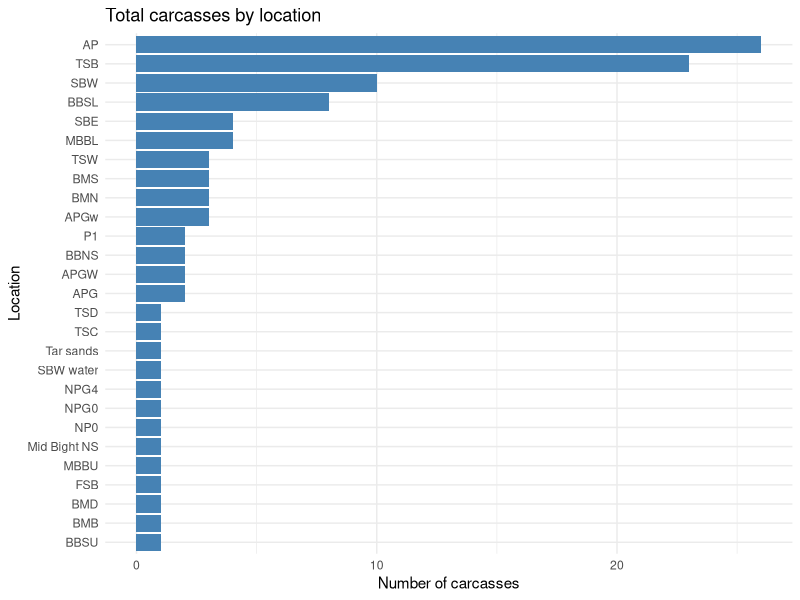
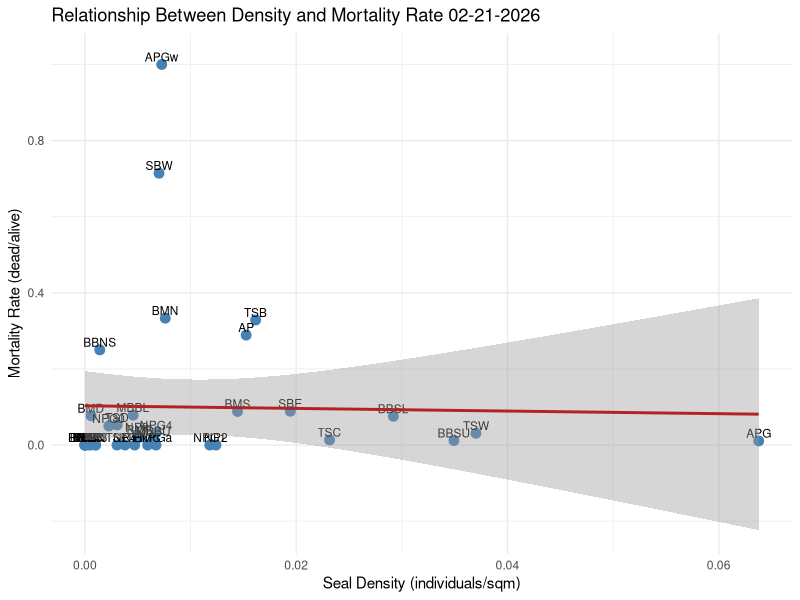
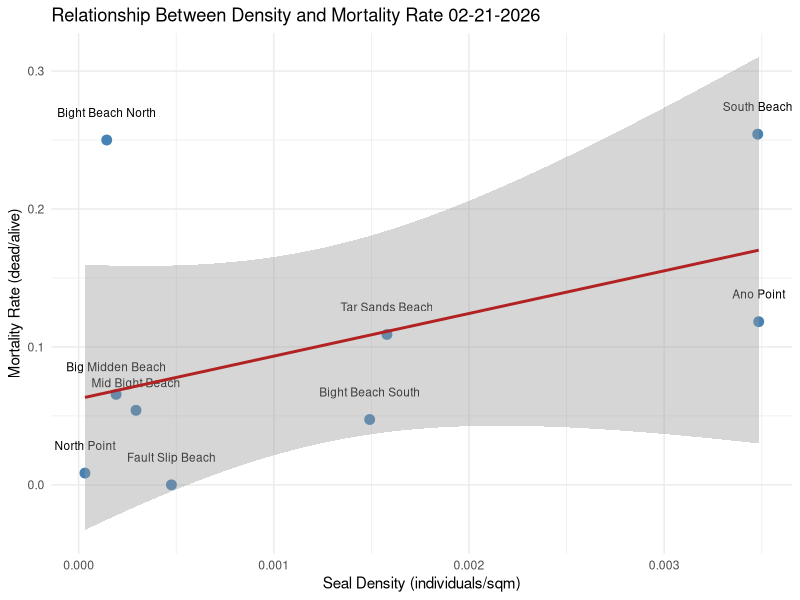
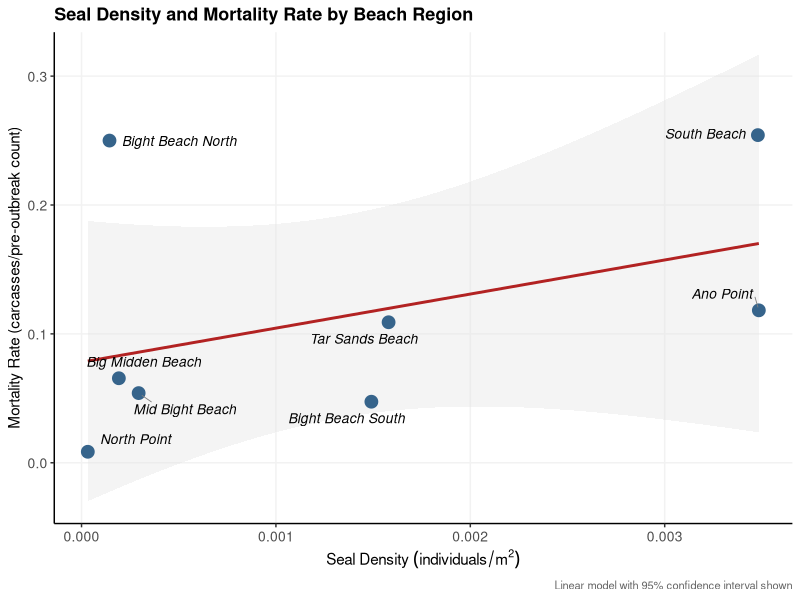

The R script that drew these images, in order:
library(tidyverse)
library(dplyr)

carcassdata<- read_csv("ML_all_carcasses_2026_April23.csv",
               quote = '"')

glimpse(carcassdata)
carcassdata |> 
  count(area, sort = TRUE) |> 
  print(n = 27)
carcassdata |> 
  count(area, sort = TRUE) |> 
  ggplot(aes(x = reorder(area, n), y = n)) +
  geom_col(fill = "steelblue") +
  coord_flip() +
  labs(
    title = "Total carcasses by location",
    x = "Location",
    y = "Number of carcasses"
  ) +
  theme_minimal()
X20210221SegementAreaCount <- read_csv("20210221SegementAreaCount.csv")

#adding in density column=individuals/area
DensityDS <- X20210221SegementAreaCount %>%
  mutate(density = NUMPOINTS / area_sqm)

view(DensityDS)

#renaming and modifing existing columns
DensityDS <- DensityDS %>% rename(number_individuals = NUMPOINTS, beach_location = Beach)
DensityDS <- DensityDS %>% select(-fid)
DensityDS <- DensityDS %>% rename(number_individuals_alive = number_individuals)

#getting number of dead individuals, merging APGW and APGw into one location
carcasscount <- carcassdata %>%
  mutate(area = case_when(
    area == "APGW" ~ "APGw",
    TRUE ~ area
  )) %>%
  group_by(area) %>%
  summarise(number_individuals_dead = n())

#joining tables, keeping all locations even if no density match
combined <- DensityDS %>%
  full_join(carcasscount, by = c("beach_location" = "area"))

#replace Na in number_individuals_dead with 0
combined$number_individuals_dead[is.na(combined$number_individuals_dead)] <- 0

#adding mortality rate column
combined <- combined %>%
  mutate(mortality_rate = number_individuals_dead / number_individuals_alive)

#replacing NaN and inf with 0
combined <- combined %>%
  mutate(across(everything(), ~ifelse(is.nan(.), 0, .)))%>%
  mutate(across(everything(),~ifelse(is.infinite(.), 0, .)))

#deleting repeating rows (17,18,19,20)
combined <- combined %>% slice(-c(17, 18, 19,20)) 

#combining SBW water with SBW and Tar sands with TSB and Mid Bight NS to MBBL
combined$number_individuals_dead[combined$beach_location == "SBW"] <- combined$number_individuals_dead[combined$beach_location == "SBW"] + combined$number_individuals_dead[combined$beach_location == "SBW water"]

combined$number_individuals_dead[combined$beach_location == "TSB"] <- combined$number_individuals_dead[combined$beach_location == "TSB"] + combined$number_individuals_dead[combined$beach_location == "Tar sands"]

combined$number_individuals_dead[combined$beach_location == "MBBL"] <- combined$number_individuals_dead[combined$beach_location == "MBBL"] + combined$number_individuals_dead[combined$beach_location == "Mid Bight NS"]

#remove SBW water and Tar sands
combined <- combined[-c(39,40,37), ]

#grouping locations together to see if there is a larger scale trend
unique(combined$beach_location)

combinedlocation <- combined %>%
  mutate(combinedlocation = case_when(
    beach_location %in% c("NP", "NPC", "NP0", "NP1", "NP2", "NP3", "NP4", "NP5", "NPG0", "NPGa", "NPG1", "NPG4", "NPD")          ~ "North Point",
    beach_location %in% c("BBN", "BBNS", "BBNN")    ~ "Bight Beach North",
    beach_location %in% c("MBBL", "MBBU", "Mid Bight NS")              ~ "Mid Bight Beach",
    beach_location %in% c("BMB", "BMNN", "BMD","BMC", "BMS","BMD", "BMN")              ~ "Big Midden Beach",
    beach_location %in% c("BBSL", "BBSU","")              ~ "Bight Beach South",
    beach_location %in% c("AP", "APG","APGw")              ~ "Ano Point",
    beach_location %in% c("SBW", "SBE", "SBW water")              ~ "South Beach",
    beach_location %in% c("TSW", "TSC", "TSD", "TSE","Tar sands","TSB")              ~ "Tar Sands Beach",
    beach_location %in% c("FSB")              ~ "Fault Slip Beach",
    TRUE                                    ~ beach_location  # keeps anything not listed as-is
  ))

#combining data for respective location groups

combinedlocation <- combinedlocation %>%
  group_by(combinedlocation) %>%
  summarise(
    number_individuals_dead = sum(number_individuals_dead),
    number_individuals_alive = sum(number_individuals_alive),
    area_sqm = sum(area_sqm),
    mortality_rate = number_individuals_dead / number_individuals_alive,
    density = number_individuals_dead / area_sqm
  )

#making Nan and inf=0 so density and mortality calcs can go through
combinedlocation <- combinedlocation %>%
  mutate(across(everything(), ~ifelse(is.nan(.), 0, .)))%>%
  mutate(across(everything(),~ifelse(is.infinite(.), 0, .)))

view(combinedlocation)

#scatterplot density vs mortality rate with combined (emiting NA)
combined %>%
  filter(!is.na(density) & !is.na(mortality_rate)) %>%
  ggplot(aes(x = density, y = mortality_rate, label=beach_location)) +
  geom_point(size = 3, color = "steelblue") +
  geom_text(nudge_y = 0.02, size = 3) +
  geom_smooth(method = "lm", se = TRUE, color = "firebrick") +
  labs(
    title = "Relationship Between Density and Mortality Rate 02-21-2026",
    x = "Seal Density (individuals/sqm)",
    y = "Mortality Rate (dead/alive)",
  ) +
  theme_minimal()

#scatterplot density vs mortality rate with combined locations (regional)

combinedlocation %>%
  filter(!is.na(density) & !is.na(mortality_rate)) %>%
  ggplot(aes(x = density, y = mortality_rate, label=combinedlocation)) +
  geom_point(size = 3, color = "steelblue") +
  geom_text(nudge_y = 0.02, size = 3) +
  geom_smooth(method = "lm", se = TRUE, color = "firebrick") +
  labs(
    title = "Relationship Between Density and Mortality Rate 02-21-2026",
    x = "Seal Density (individuals/sqm)",
    y = "Mortality Rate (dead/alive)",
  ) +
  theme_minimal()


#summary stats for combined Density vs MR (not stat sig)
model <- lm(density ~ mortality_rate, data = combined)
summary(model)

#summary stats for combined location Density vs MR
combinedlocationmodel <- lm(density ~ mortality_rate, data = combinedlocation)
summary(combinedlocationmodel)

#cleaning up visually


install.packages("ggrepel")

library(ggrepel)

combinedlocation %>%
  filter(!is.na(density) & !is.na(mortality_rate)) %>%
  filter(density > 0 & mortality_rate > 0) %>%
  ggplot(aes(x = density, y = mortality_rate, label = combinedlocation)) +
  geom_smooth(method = "lm", se = TRUE, color = "firebrick", fill = "grey90") +
  geom_point(size = 4, color = "steelblue4") +
  geom_text_repel(
    size = 3.5,
    fontface = "italic",
    box.padding = 0.5,
    point.padding = 0.3,
    segment.color = "grey50",
    segment.size = 0.3,
    max.overlaps = Inf
  ) +
  labs(
    title = "Seal Density and Mortality Rate by Beach Region",
    x = expression("Seal Density" ~ (individuals/m^2)),
    y = "Mortality Rate (carcasses/pre-outbreak count)",
    caption = "Linear model with 95% confidence interval shown"
  ) +
  theme_classic() +
  theme(
    plot.title = element_text(size = 13, face = "bold"),
    plot.caption = element_text(size = 8, color = "grey40"),
    axis.title = element_text(size = 11),
    axis.text = element_text(size = 10),
    panel.grid.major = element_line(color = "grey95")
  )
